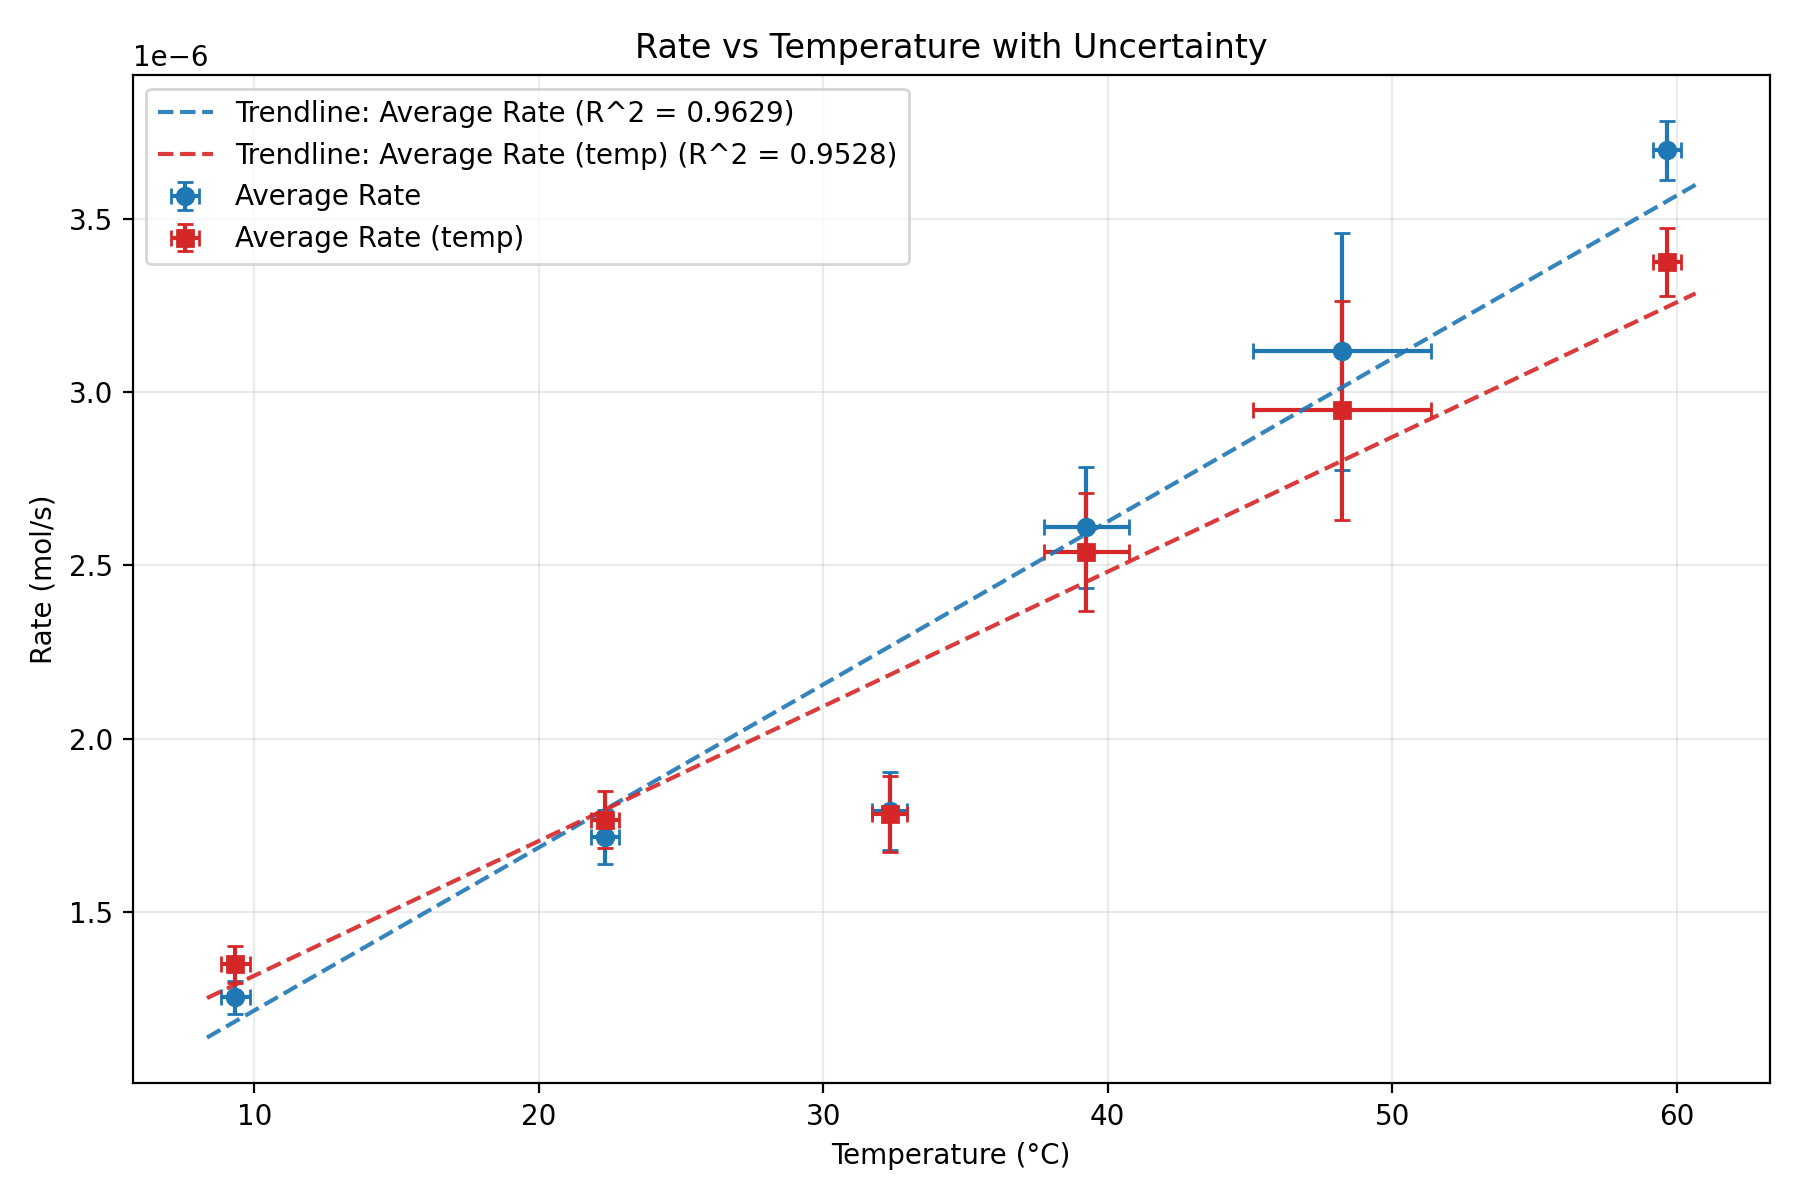

Write the Python code that produced this figure.
#!/usr/bin/env python3

import csv
from pathlib import Path

import matplotlib.pyplot as plt
import numpy as np


def load_data(csv_path: Path):
	rows = []
	with csv_path.open(newline="", encoding="utf-8") as f:
		reader = csv.DictReader(f)
		for row in reader:
			rows.append(row)

	x = np.array([float(r["Average Temp"]) for r in rows], dtype=float)
	xerr = np.array([float(r["Temp Uncertainty"]) for r in rows], dtype=float)

	y1 = np.array([float(r["Average Rate"]) for r in rows], dtype=float)
	y1err = np.array([float(r["Rate Uncertainty"]) for r in rows], dtype=float)

	y2 = np.array([float(r["Average Rate (temp)"]) for r in rows], dtype=float)
	y2err = np.array([float(r["Rate Uncertainty (Temp)"]) for r in rows], dtype=float)

	return x, xerr, y1, y1err, y2, y2err


def fit_trendline(x: np.ndarray, y: np.ndarray, yerr: np.ndarray):
	# Weighted linear fit so points with smaller y-uncertainty have more influence.
	safe_yerr = np.where(yerr <= 0, np.min(yerr[yerr > 0]) if np.any(yerr > 0) else 1.0, yerr)
	coeffs = np.polyfit(x, y, deg=1, w=1.0 / safe_yerr)
	return coeffs


def weighted_r2(x: np.ndarray, y: np.ndarray, yerr: np.ndarray, m: float, b: float) -> float:
	safe_yerr = np.where(yerr <= 0, np.min(yerr[yerr > 0]) if np.any(yerr > 0) else 1.0, yerr)
	w = 1.0 / (safe_yerr ** 2)
	y_pred = m * x + b
	y_bar = np.average(y, weights=w)
	ss_res = np.sum(w * (y - y_pred) ** 2)
	ss_tot = np.sum(w * (y - y_bar) ** 2)
	if ss_tot <= 0:
		return np.nan
	return 1.0 - (ss_res / ss_tot)


def main():
	base_dir = Path(__file__).resolve().parent
	csv_path = base_dir / "data.csv"

	x, xerr, y1, y1err, y2, y2err = load_data(csv_path)

	m1, b1 = fit_trendline(x, y1, y1err)
	m2, b2 = fit_trendline(x, y2, y2err)
	r2_1 = weighted_r2(x, y1, y1err, m1, b1)
	r2_2 = weighted_r2(x, y2, y2err, m2, b2)

	# Uncertainty propagation for ln(y): sigma_ln(y) = sigma_y / y
	y1_ln = np.log(y1)
	y2_ln = np.log(y2)
	y1_ln_err = y1err / y1
	y2_ln_err = y2err / y2

	m1_ln, b1_ln = fit_trendline(x, y1_ln, y1_ln_err)
	m2_ln, b2_ln = fit_trendline(x, y2_ln, y2_ln_err)
	r2_1_ln = weighted_r2(x, y1_ln, y1_ln_err, m1_ln, b1_ln)
	r2_2_ln = weighted_r2(x, y2_ln, y2_ln_err, m2_ln, b2_ln)

	x_line = np.linspace(x.min() - 1, x.max() + 1, 200)
	y1_line = m1 * x_line + b1
	y2_line = m2 * x_line + b2
	y1_ln_line = m1_ln * x_line + b1_ln
	y2_ln_line = m2_ln * x_line + b2_ln

	plt.figure(figsize=(9, 6))
	plt.errorbar(
		x,
		y1,
		xerr=xerr,
		yerr=y1err,
		fmt="o",
		capsize=3,
		color="#1f77b4",
		label="Average Rate",
	)
	plt.errorbar(
		x,
		y2,
		xerr=xerr,
		yerr=y2err,
		fmt="s",
		capsize=3,
		color="#d62728",
		label="Average Rate (temp)",
	)

	plt.plot(
		x_line,
		y1_line,
		"--",
		color="#1f77b4",
		alpha=0.9,
		label=f"Trendline: Average Rate (R^2 = {r2_1:.4f})",
	)
	plt.plot(
		x_line,
		y2_line,
		"--",
		color="#d62728",
		alpha=0.9,
		label=f"Trendline: Average Rate (temp) (R^2 = {r2_2:.4f})",
	)

	plt.title("Rate vs Temperature with Uncertainty")
	plt.xlabel("Temperature (°C)")
	plt.ylabel("Rate (mol/s)")
	plt.grid(alpha=0.25)
	plt.legend()
	plt.tight_layout()

	output_path = base_dir / "graph.png"
	plt.savefig(output_path, dpi=200)
	plt.show()

	plt.figure(figsize=(9, 6))
	plt.errorbar(
		x,
		y1_ln,
		xerr=xerr,
		yerr=y1_ln_err,
		fmt="o",
		capsize=3,
		color="#1f77b4",
		label="ln(Average Rate)",
	)
	plt.errorbar(
		x,
		y2_ln,
		xerr=xerr,
		yerr=y2_ln_err,
		fmt="s",
		capsize=3,
		color="#d62728",
		label="ln(Average Rate (temp))",
	)

	plt.plot(
		x_line,
		y1_ln_line,
		"--",
		color="#1f77b4",
		alpha=0.9,
		label=f"Linear fit in ln-space (Average Rate), R^2 = {r2_1_ln:.4f}",
	)
	plt.plot(
		x_line,
		y2_ln_line,
		"--",
		color="#d62728",
		alpha=0.9,
		label=f"Linear fit in ln-space (Average Rate (temp)), R^2 = {r2_2_ln:.4f}",
	)

	plt.title("ln(Rate) vs Temperature with Uncertainty")
	plt.xlabel("Temperature (°C)")
	plt.ylabel("ln(Rate)")
	plt.grid(alpha=0.25)
	plt.legend()
	plt.tight_layout()

	output_path_ln = base_dir / "graph_ln.png"
	plt.savefig(output_path_ln, dpi=200)
	plt.show()

	print(f"Average Rate fit R^2: {r2_1:.6f}")
	print(f"Average Rate (temp) fit R^2: {r2_2:.6f}")
	print(f"ln(Average Rate) fit R^2: {r2_1_ln:.6f}")
	print(f"ln(Average Rate (temp)) fit R^2: {r2_2_ln:.6f}")


if __name__ == "__main__":
	main()
